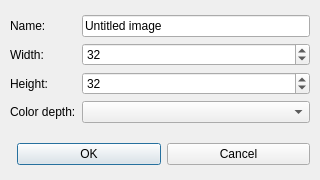
<ui version="4.0" >
 <comment></comment>
 <class>ImageDialog</class>
 <widget class="QDialog" >
  <property name="objectName" >
   <string notr="true" >ImageDialog</string>
  </property>
  <property name="geometry" >
   <rect>
    <x>0</x>
    <y>0</y>
    <width>320</width>
    <height>180</height>
   </rect>
  </property>
  <property name="windowTitle" >
   <string>Create Image</string>
  </property>
  <layout class="QVBoxLayout" >
   <property name="objectName" >
    <string notr="true" />
   </property>
   <property name="margin" >
    <number>9</number>
   </property>
   <property name="spacing" >
    <number>6</number>
   </property>
   <item>
    <layout class="QGridLayout" >
     <property name="objectName" >
      <string notr="true" />
     </property>
     <property name="margin" >
      <number>1</number>
     </property>
     <property name="spacing" >
      <number>6</number>
     </property>
     <item row="1" column="0" >
      <widget class="QLabel" name="widthLabel" >
       <property name="objectName" >
        <string notr="true" >widthLabel</string>
       </property>
       <property name="geometry" >
        <rect>
         <x>1</x>
         <y>27</y>
         <width>67</width>
         <height>22</height>
        </rect>
       </property>
       <property name="frameShape" >
        <enum>QFrame::NoFrame</enum>
       </property>
       <property name="frameShadow" >
        <enum>QFrame::Plain</enum>
       </property>
       <property name="text" >
        <string>Width:</string>
       </property>
       <property name="textFormat" >
        <enum>Qt::AutoText</enum>
       </property>
      </widget>
     </item>
     <item row="2" column="0" >
      <widget class="QLabel" name="heightLabel" >
       <property name="objectName" >
        <string notr="true" >heightLabel</string>
       </property>
       <property name="geometry" >
        <rect>
         <x>1</x>
         <y>55</y>
         <width>67</width>
         <height>22</height>
        </rect>
       </property>
       <property name="frameShape" >
        <enum>QFrame::NoFrame</enum>
       </property>
       <property name="frameShadow" >
        <enum>QFrame::Plain</enum>
       </property>
       <property name="text" >
        <string>Height:</string>
       </property>
       <property name="textFormat" >
        <enum>Qt::AutoText</enum>
       </property>
      </widget>
     </item>
     <item row="3" column="1" >
      <widget class="QComboBox" name="colorDepthCombo" >
       <property name="objectName" >
        <string notr="true" >colorDepthCombo</string>
       </property>
       <property name="geometry" >
        <rect>
         <x>74</x>
         <y>83</y>
         <width>227</width>
         <height>22</height>
        </rect>
       </property>
       <property name="sizePolicy" >
        <sizepolicy>
         <hsizetype>5</hsizetype>
         <vsizetype>0</vsizetype>
         <horstretch>0</horstretch>
         <verstretch>0</verstretch>
        </sizepolicy>
       </property>
       <property name="insertPolicy" >
        <enum>QComboBox::InsertAtBottom</enum>
       </property>
      </widget>
     </item>
     <item row="0" column="1" >
      <widget class="QLineEdit" name="nameLineEdit" >
       <property name="objectName" >
        <string notr="true" >nameLineEdit</string>
       </property>
       <property name="geometry" >
        <rect>
         <x>74</x>
         <y>83</y>
         <width>227</width>
         <height>22</height>
        </rect>
       </property>
       <property name="sizePolicy" >
        <sizepolicy>
         <hsizetype>5</hsizetype>
         <vsizetype>0</vsizetype>
         <horstretch>1</horstretch>
         <verstretch>0</verstretch>
        </sizepolicy>
       </property>
       <property name="text" >
        <string>Untitled image</string>
       </property>
       <property name="echoMode" >
        <enum>QLineEdit::Normal</enum>
       </property>
      </widget>
     </item>
     <item row="1" column="1" >
      <widget class="QSpinBox" name="spinBox" >
       <property name="objectName" >
        <string notr="true" >spinBox</string>
       </property>
       <property name="geometry" >
        <rect>
         <x>74</x>
         <y>1</y>
         <width>227</width>
         <height>20</height>
        </rect>
       </property>
       <property name="sizePolicy" >
        <sizepolicy>
         <hsizetype>5</hsizetype>
         <vsizetype>0</vsizetype>
         <horstretch>0</horstretch>
         <verstretch>0</verstretch>
        </sizepolicy>
       </property>
       <property name="buttonSymbols" >
        <enum>QAbstractSpinBox::UpDownArrows</enum>
       </property>
       <property name="value" >
        <number>32</number>
       </property>
       <property name="maximum" >
        <number>1024</number>
       </property>
       <property name="minimum" >
        <number>1</number>
       </property>
      </widget>
     </item>
     <item row="2" column="1" >
      <widget class="QSpinBox" name="spinBox_2" >
       <property name="objectName" >
        <string notr="true" >spinBox_2</string>
       </property>
       <property name="geometry" >
        <rect>
         <x>74</x>
         <y>27</y>
         <width>227</width>
         <height>22</height>
        </rect>
       </property>
       <property name="sizePolicy" >
        <sizepolicy>
         <hsizetype>5</hsizetype>
         <vsizetype>0</vsizetype>
         <horstretch>0</horstretch>
         <verstretch>0</verstretch>
        </sizepolicy>
       </property>
       <property name="buttonSymbols" >
        <enum>QAbstractSpinBox::UpDownArrows</enum>
       </property>
       <property name="value" >
        <number>32</number>
       </property>
       <property name="maximum" >
        <number>1024</number>
       </property>
       <property name="minimum" >
        <number>1</number>
       </property>
      </widget>
     </item>
     <item row="0" column="0" >
      <widget class="QLabel" name="nameLabel" >
       <property name="objectName" >
        <string notr="true" >nameLabel</string>
       </property>
       <property name="geometry" >
        <rect>
         <x>1</x>
         <y>1</y>
         <width>67</width>
         <height>20</height>
        </rect>
       </property>
       <property name="frameShape" >
        <enum>QFrame::NoFrame</enum>
       </property>
       <property name="frameShadow" >
        <enum>QFrame::Plain</enum>
       </property>
       <property name="text" >
        <string>Name:</string>
       </property>
       <property name="textFormat" >
        <enum>Qt::AutoText</enum>
       </property>
      </widget>
     </item>
     <item row="3" column="0" >
      <widget class="QLabel" name="colorDepthLabel" >
       <property name="objectName" >
        <string notr="true" >colorDepthLabel</string>
       </property>
       <property name="geometry" >
        <rect>
         <x>1</x>
         <y>83</y>
         <width>67</width>
         <height>22</height>
        </rect>
       </property>
       <property name="frameShape" >
        <enum>QFrame::NoFrame</enum>
       </property>
       <property name="frameShadow" >
        <enum>QFrame::Plain</enum>
       </property>
       <property name="text" >
        <string>Color depth:</string>
       </property>
       <property name="textFormat" >
        <enum>Qt::AutoText</enum>
       </property>
      </widget>
     </item>
    </layout>
   </item>
   <item>
    <spacer>
     <property name="objectName" >
      <string notr="true" />
     </property>
     <property name="geometry" >
      <rect>
       <x>9</x>
       <y>121</y>
       <width>302</width>
       <height>18</height>
      </rect>
     </property>
     <property name="orientation" >
      <enum>Qt::Vertical</enum>
     </property>
    </spacer>
   </item>
   <item>
    <layout class="QHBoxLayout" >
     <property name="objectName" >
      <string notr="true" />
     </property>
     <property name="margin" >
      <number>1</number>
     </property>
     <property name="spacing" >
      <number>6</number>
     </property>
     <item>
      <spacer>
       <property name="objectName" >
        <string notr="true" />
       </property>
       <property name="geometry" >
        <rect>
         <x>1</x>
         <y>1</y>
         <width>128</width>
         <height>24</height>
        </rect>
       </property>
       <property name="orientation" >
        <enum>Qt::Horizontal</enum>
       </property>
      </spacer>
     </item>
     <item>
      <widget class="QPushButton" name="okButton" >
       <property name="objectName" >
        <string notr="true" >okButton</string>
       </property>
       <property name="geometry" >
        <rect>
         <x>135</x>
         <y>1</y>
         <width>80</width>
         <height>24</height>
        </rect>
       </property>
       <property name="text" >
        <string>OK</string>
       </property>
      </widget>
     </item>
     <item>
      <widget class="QPushButton" name="cancelButton" >
       <property name="objectName" >
        <string notr="true" >cancelButton</string>
       </property>
       <property name="geometry" >
        <rect>
         <x>221</x>
         <y>1</y>
         <width>80</width>
         <height>24</height>
        </rect>
       </property>
       <property name="text" >
        <string>Cancel</string>
       </property>
      </widget>
     </item>
    </layout>
   </item>
  </layout>
 </widget>
 <pixmapfunction></pixmapfunction>
 <tabstops>
  <tabstop>nameLineEdit</tabstop>
  <tabstop>spinBox</tabstop>
  <tabstop>spinBox_2</tabstop>
  <tabstop>colorDepthCombo</tabstop>
  <tabstop>okButton</tabstop>
  <tabstop>cancelButton</tabstop>
 </tabstops>
 <connections>
  <connection>
   <sender>nameLineEdit</sender>
   <signal>returnPressed()</signal>
   <receiver>okButton</receiver>
   <slot>animateClick()</slot>
   <hints>
    <hint type="sourcelabel" >
     <x>-1</x>
     <y>7</y>
    </hint>
    <hint type="destinationlabel" >
     <x>-1</x>
     <y>7</y>
    </hint>
   </hints>
  </connection>
 </connections>
</ui>
